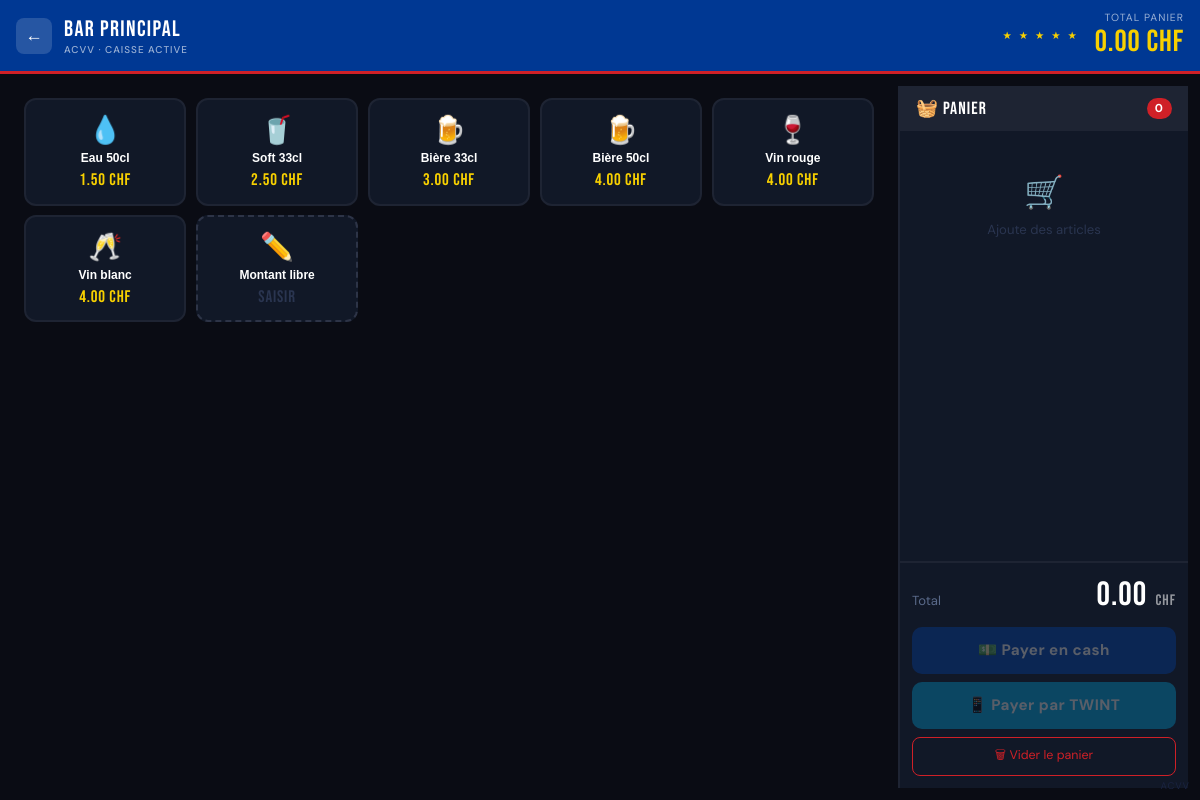
The page /caisse/1 on the database its author committed.
### tables this page shows
CREATE TABLE stands (
            id INTEGER PRIMARY KEY AUTOINCREMENT,
            nom TEXT NOT NULL,
            description TEXT,
            actif INTEGER DEFAULT 1
        );

CREATE TABLE articles (
            id INTEGER PRIMARY KEY AUTOINCREMENT,
            stand_id INTEGER NOT NULL,
            nom TEXT NOT NULL,
            prix REAL NOT NULL,
            emoji TEXT DEFAULT '🍺',
            actif INTEGER DEFAULT 1,
            FOREIGN KEY (stand_id) REFERENCES stands(id)
        );

### app.py (the view)
@app.route("/caisse/<int:stand_id>")
def caisse(stand_id):
    db = get_db()
    stand = db.execute("SELECT * FROM stands WHERE id = ?", (stand_id,)).fetchone()
    articles = db.execute(
        "SELECT * FROM articles WHERE stand_id = ? AND actif = 1 ORDER BY prix",
        (stand_id,)
    ).fetchall()
    db.close()
    if not stand:
        return "Stand introuvable", 404
    return render_template("caisse.html", stand=stand, articles=articles)

### database.py (called while the page is built)
def get_db():
    conn = sqlite3.connect(DB_PATH)
    conn.row_factory = sqlite3.Row
    return conn

### templates/caisse.html (shortened to what this page needs)
<!DOCTYPE html>
<html lang="fr">
<head>
</head>
<body>
<div class="header">
  <div class="header-left">
    <button class="btn-back" onclick="window.location='/'">←</button>
    <div class="stand-title">
      {{ stand.nom }}
      <small>ACVV · Caisse active</small>
    </div>
  </div>
  <div class="header-right">
    <div class="stars-sm">★ ★ ★ ★ ★</div>
    <div class="header-total">
      <div class="label">Total panier</div>
      <div class="montant" id="header-total">0.00 CHF</div>
    </div>
  </div>
</div>
<div class="main">
  <div class="articles-panel">
    {% for article in articles %}
    <button class="article-btn" onclick="ajouterArticle({{ article.id }}, '{{ article.nom|e }}', {{ article.prix }}, '{{ article.emoji }}')">
      <span class="article-emoji">{{ article.emoji }}</span>
      <span class="article-nom">{{ article.nom }}</span>
      <span class="article-prix">{{ "%.2f"|format(article.prix) }} CHF</span>
    </button>
    {% endfor %}
    <button class="article-btn" onclick="ouvrirMontantLibre()" style="border-style:dashed; border-color:var(--gris3)">
      <span class="article-emoji">✏️</span>
      <span class="article-nom">Montant libre</span>
      <span class="article-prix" style="color:#2a3550">Saisir</span>
    </button>
  </div>
  <div class="panier-panel">
    <div class="panier-header">
      <span>🧺 Panier</span>
      <span class="panier-count" id="panier-count">0</span>
    </div>
    <div class="panier-items" id="panier-items">
      <div class="panier-vide"><span class="icon">🛒</span>Ajoute des articles</div>
    </div>
    <div class="panier-footer">
      <div class="total-ligne">
        <span class="total-label">Total</span>
        <div class="total-montant" id="total-montant">0.00 <span>CHF</span></div>
      </div>
      <div class="paiement-btns">
        <button class="btn-pay btn-cash" id="btn-cash" onclick="ouvrirModalPaiement('cash')" disabled>💵 Payer en cash</button>
        <button class="btn-pay btn-twint" id="btn-twint" onclick="ouvrirModalPaiement('twint')" disabled>📱 Payer par TWINT</button>
        <button class="btn-vider" onclick="viderPanier()">🗑 Vider le panier</button>
      </div>
    </div>
    <div class="acvv-watermark">ACVV</div>
  </div>
</div>
</body>
</html>

### rows shown on the page
stands: nom "Bar Principal"
articles: emoji "💧", nom "Eau 50cl", prix "1.50"
articles: emoji "🥤", nom "Soft 33cl", prix "2.50"
articles: emoji "🍺", nom "Bière 33cl", prix "3.00"
articles: emoji "🍺", nom "Bière 50cl", prix "4.00"
articles: emoji "🍷", nom "Vin rouge", prix "4.00"
articles: emoji "🥂", nom "Vin blanc", prix "4.00"
